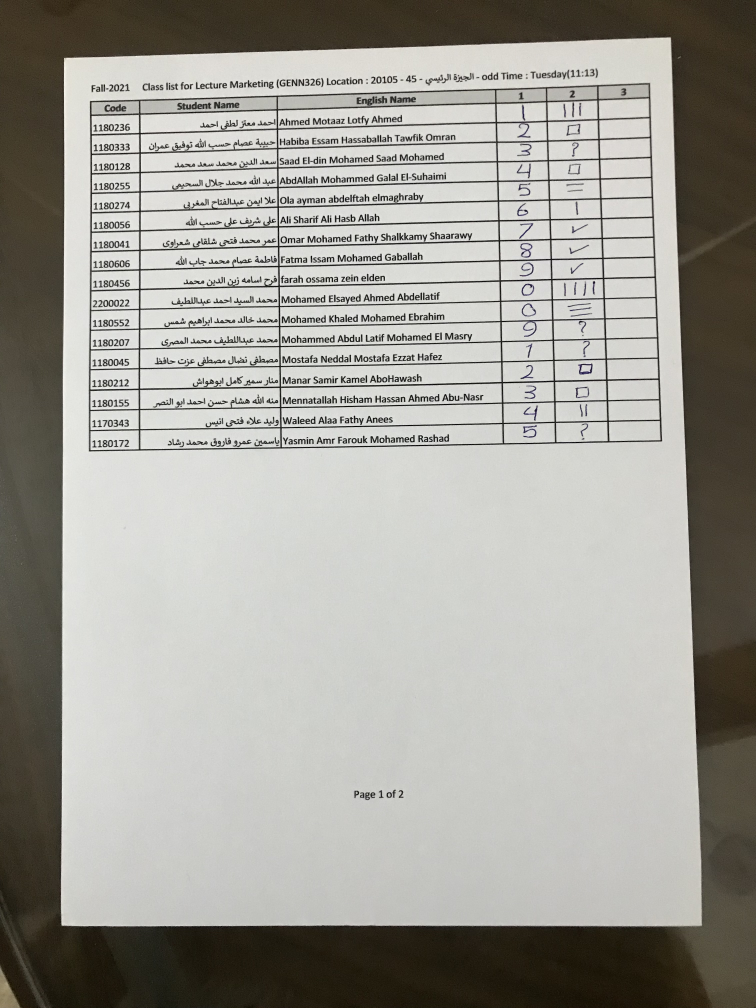
#> input picture 1.jpg, 3024 x 4030 px (shown at 1/4 size)
$ python -i functions.py   (imports and definitions only)
#> lines starting #> are read from the running program, lines starting #| are printed output that depends on the picture; after the words box and inside, x2 and y2 are one past the last pixel; in counts of white or black regions, pixels touching at a corner belong together
### commonfunctions.py

import cv2
import skimage.io as io
import matplotlib.pyplot as plt
import numpy as np
from skimage.exposure import histogram
from matplotlib.pyplot import bar
from skimage.color import rgb2gray,rgb2hsv

# Convolution:
from scipy.signal import convolve2d
from scipy.signal.windows import gaussian
from scipy import fftpack
import math

from skimage.util import random_noise
from skimage.filters import median
from skimage.feature import canny


# Edges
from skimage.filters import sobel_h, sobel, sobel_v,roberts, prewitt

# Show the figures / plots inside the notebook
# [25 lines left out: functions show_images, showHist, not called in this run]

def rectContour(contours):
    rectCon= []
    for i in contours:
        area= cv2.contourArea(i)
        # print("Area",area)


        if area>200:
            peri = cv2.arcLength(i, True)
            approx = cv2.approxPolyDP(i,0.04*peri, True)

            #print("Corner Points",len(approx))
            if len(approx) == 4:
                rectCon.append(i)
                rectCon = sorted(rectCon, key= cv2.contourArea,reverse=True)

    return rectCon

def getCornerPoints(cont):
    peri = cv2.arcLength(cont, True)

    approx = cv2.approxPolyDP(cont, 0.04 * peri, True)

    return approx

def reorder(myPoints):
    myPoints = myPoints.reshape((4,2))
    myPointsNew = np.zeros((4,1,2), np.int32)
    add = myPoints.sum(1)
    #print(myPoints)
    #print(add)
    myPointsNew[0]= myPoints[np.argmin(add)] # [0, 0]
    myPointsNew[3]= myPoints[np.argmax(add)] # [w, h]
    # myPointsNew[3][0] -= 2
    diff = np.diff(myPoints,axis=1)
    myPointsNew[1]= myPoints[np.argmin(diff)] # [w, 0]
    # myPointsNew[1][0] -= 2
    myPointsNew[2]= myPoints[np.argmax(diff)] # [0, h]
    #print(diff)


    return myPointsNew

# [23 lines left out: function getLowerBiggestContour, not called in this run]

### functions.py
from commonfunctions import *

# [6 lines left out: function get_edges_in_perspective, not called in this run]

def get_edges(image):
    gray = cv2.cvtColor(image, cv2.COLOR_RGB2GRAY)
    blurred = cv2.GaussianBlur(gray, (3, 3), 0.7)
    edges = cv2.Canny(blurred, 50, 120)
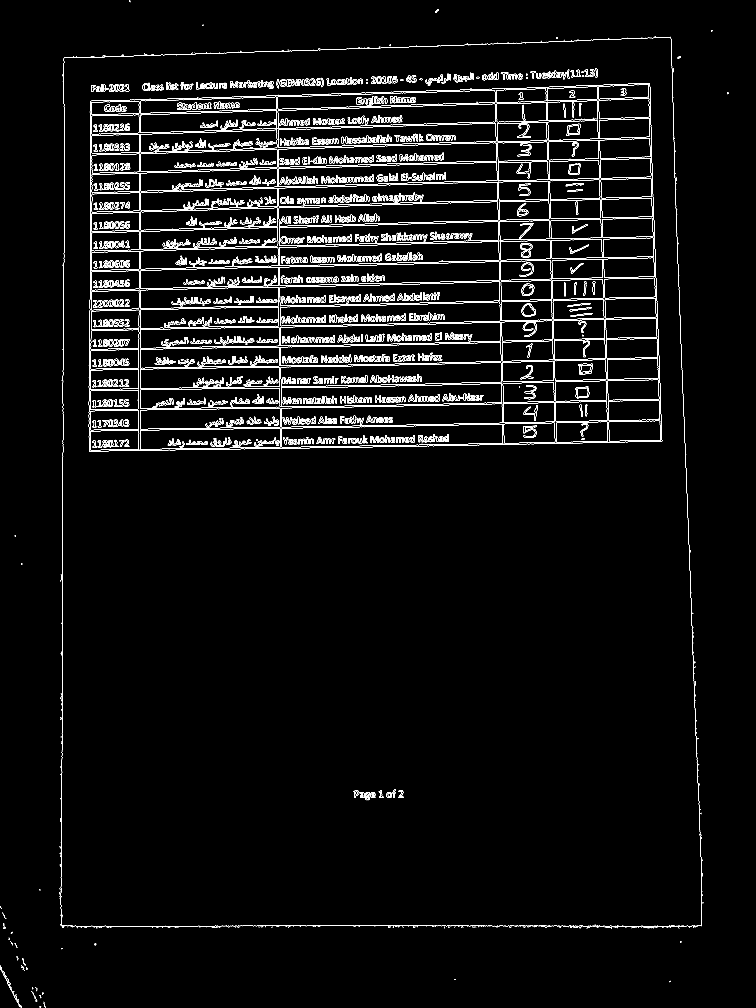
#> edges: shape (4030, 3024) (shown at 1/4 size); 2% white in thin lines or dots

    return edges

def getPerspective(img):
    imgContours = img.copy()
    imgCorners = img.copy()

    edges = get_edges(img)

    kernel = cv2.getStructuringElement(cv2.MORPH_RECT, (2, 2))

    dilated_edges = cv2.morphologyEx(edges, cv2.MORPH_CLOSE, kernel, iterations=4)
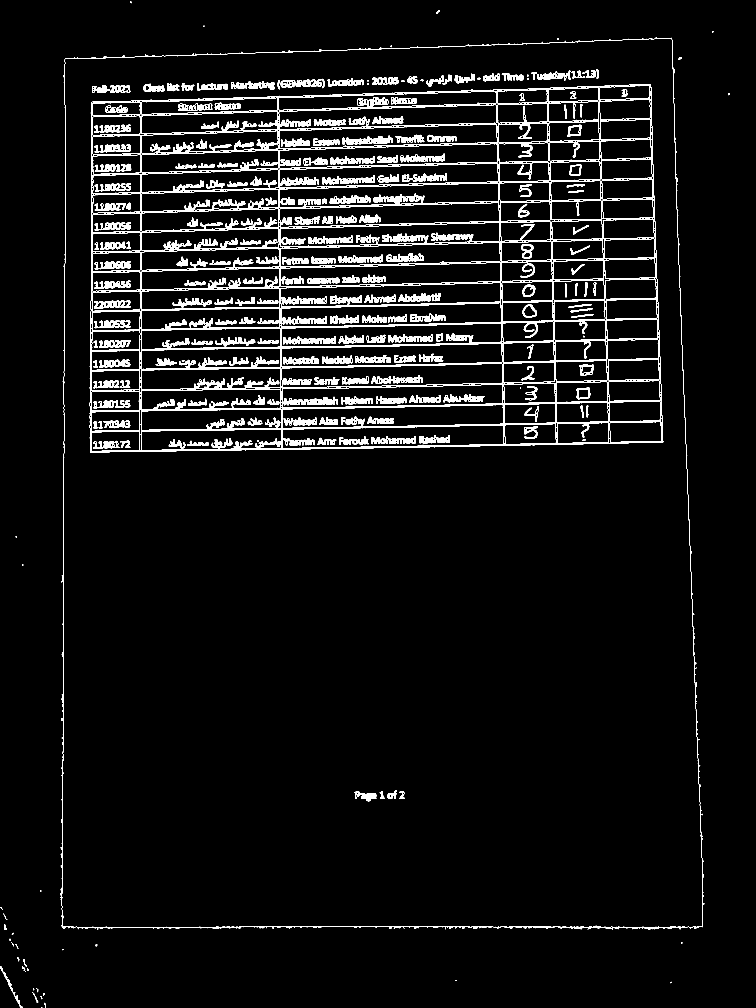
#> dilated_edges: shape (4030, 3024) (shown at 1/4 size); 5% white; 247 white regions (8 under 20 px)

    contours, _ = cv2.findContours(dilated_edges, cv2.RETR_TREE, cv2.CHAIN_APPROX_NONE)
#> contours = 2556 contours, 24 with area under 20; largest, box (x1, y1, x2, y2) and area: (242, 150, 2817, 3719) 8769553, (247, 153, 2812, 3711) 8761654, (358, 336, 2653, 1810) 3205986, (1127, 1453, 2010, 1551) 68714, (1128, 1537, 2012, 1632) 67066


    rectContours = rectContour(contours)
#> the loop in rectContour, `for i in contours:` made 2556 passes
#> (area, peri, approx) on passes 11, 34, 38, 56, 60, 63, 70, 83, 84: (754, 466.5, [[0, 3867], [89, 4029]]), (8769553, 13866.2, [[2686, 152], [260, 235], [252, 3714], [2809, 3708]]), (8761654, 12326.8, [[2685, 154], [2811, 3703], [252, 3706], [259, 237]]), (1842, 253.7, [[522, 364], [515, 340], [441, 344], [442, 370]]), (228.5, 60.38, [[501, 348], [511, 349], [510, 363], [495, 363]]), (3205986.5, 7518.3, [[2603, 337], [364, 408], [360, 1808], [2651, 1769]]), (208, 79.66, [[361, 1773], [366, 1774], [365, 1808], [360, 1807]]), (388, 139.7, [[560, 1736], [564, 1801]]), (14649.5, 545.7, [[559, 1726], [558, 1801], [366, 1803], [368, 1728]])
#> (area, peri) on passes 39, 44, 45, 48, 51, 68: (1742, 283), (240.5, 104), (310.5, 114.7), (646.5, 155.5), (1127, 250.9), (1163.5, 240.2)
#> after the loop in rectContour, `for i in contours:`: rectCon = 164 contours; largest, box (x1, y1, x2, y2) and area: (242, 150, 2817, 3719) 8769553, (247, 153, 2812, 3711) 8761654, (358, 336, 2653, 1810) 3205986, (565, 1152, 1119, 1239) 41230, (565, 1312, 1121, 1397) 40196
#> rectContours has the same summary as rectCon in rectContour

    cv2.drawContours(imgContours, rectContours, -1, (0, 255, 0), 2)
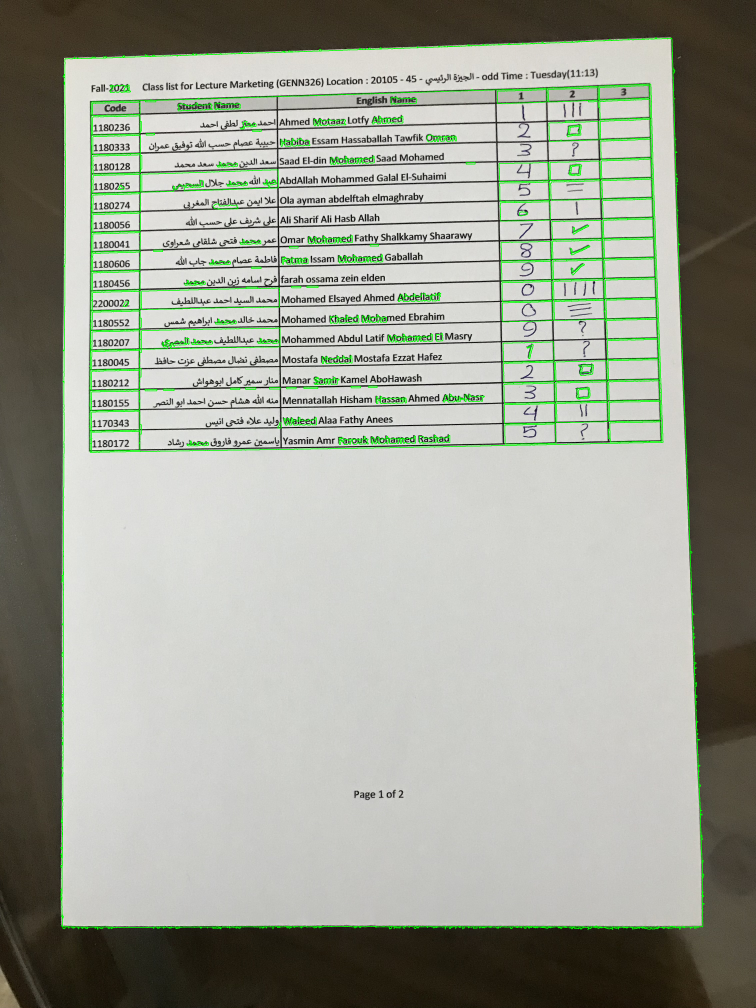
#> imgContours: shape (4030, 3024, 3) (shown at 1/4 size); mean R, G, B 158.4, 161.8, 150.1

    if (cv2.contourArea(rectContours[2]) > 600 * 600):
        thirdBiggestRect = getCornerPoints(rectContours[2])
#> in getCornerPoints, `peri = cv2.arcLength(cont, True)`: peri = 7518.3
#> in getCornerPoints, `approx = cv2.approxPolyDP(cont, 0.04 * peri, True)`: approx = [[2603, 337], [364, 408], [360, 1808], [2651, 1769]]
#> thirdBiggestRect has the same summary as approx in getCornerPoints
    else:
        thirdBiggestRect = getCornerPoints(rectContours[1])

    cv2.drawContours(imgCorners, thirdBiggestRect, -1, (0, 255, 0), 10)

    thirdBiggestRect = reorder(thirdBiggestRect)
#> in reorder, `myPoints = myPoints.reshape((4,2))`: myPoints has the same summary as approx in getCornerPoints
#> in reorder, `add = myPoints.sum(1)`: add = [2940, 772, 2168, 4420]
#> in reorder, `diff = np.diff(myPoints,axis=1)`: diff = [-2266, 44, 1448, -882]
#> thirdBiggestRect = [[364, 408], [2603, 337], [360, 1808], [2651, 1769]]

    pt1 = np.float32(thirdBiggestRect)
#> pt1 has the same summary as thirdBiggestRect
    pt2 = np.float32([[0, 0], [img.shape[1], 0], [0, img.shape[0]], [img.shape[1], img.shape[0]]])

    matrix = cv2.getPerspectiveTransform(pt1, pt2)
#> matrix = [[1.4, 0.00399, -510.3], [0.0944, 2.98, -1248.5], [1.11e-05, 1.64e-05, 1]]
    # Apply the perspective transformation to the image
    warped_img = cv2.warpPerspective(img, matrix, (img.shape[1], img.shape[0]))
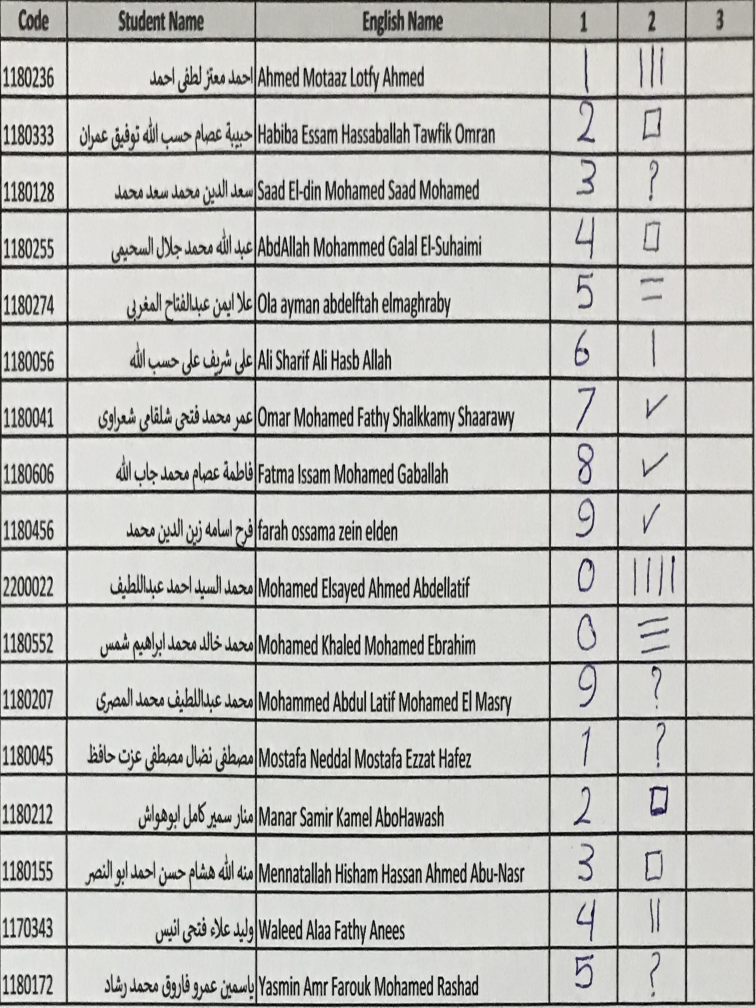
#> warped_img: shape (4030, 3024, 3) (shown at 1/4 size); mean R, G, B 189.5, 189.5, 185.7


    # [6 lines of commented-out code are left out]
    return warped_img

# [43 lines left out: function getQuestions, not called in this run]

>>> import cv2
>>> picture = cv2.cvtColor(cv2.imread('1.jpg'), cv2.COLOR_BGR2RGB)
>>> result = getPerspective(picture)

$ run again, on 13.jpg
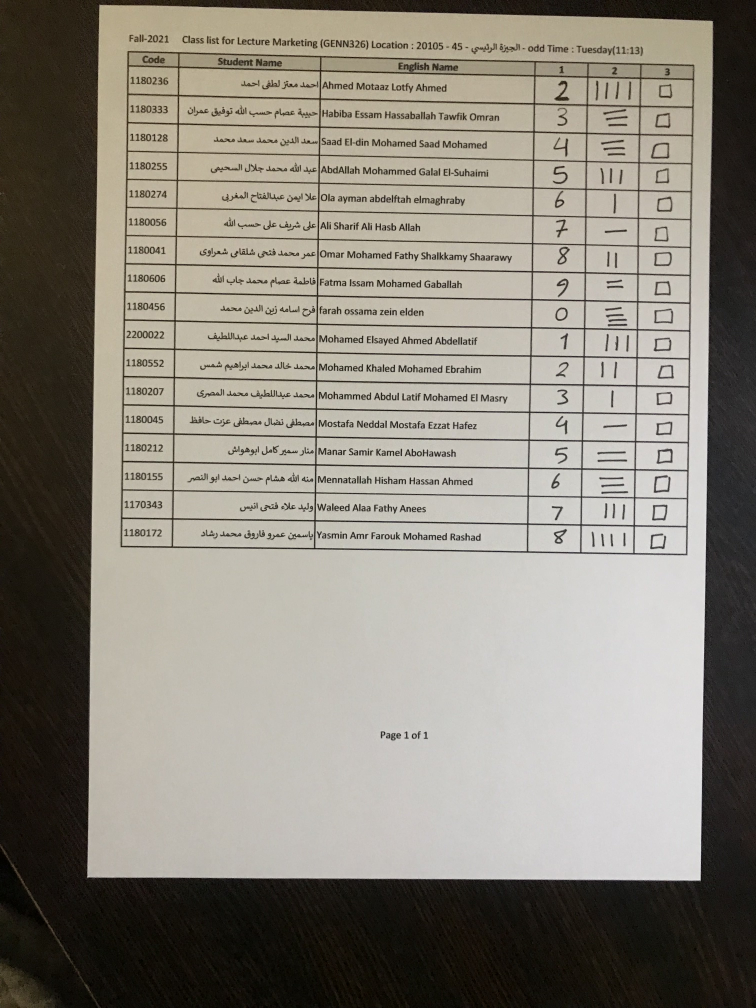
#> input picture 13.jpg, 3024 x 4032 px (shown at 1/4 size)
#> in get_edges, `edges = cv2.Canny(blurred, 50, 120)`:
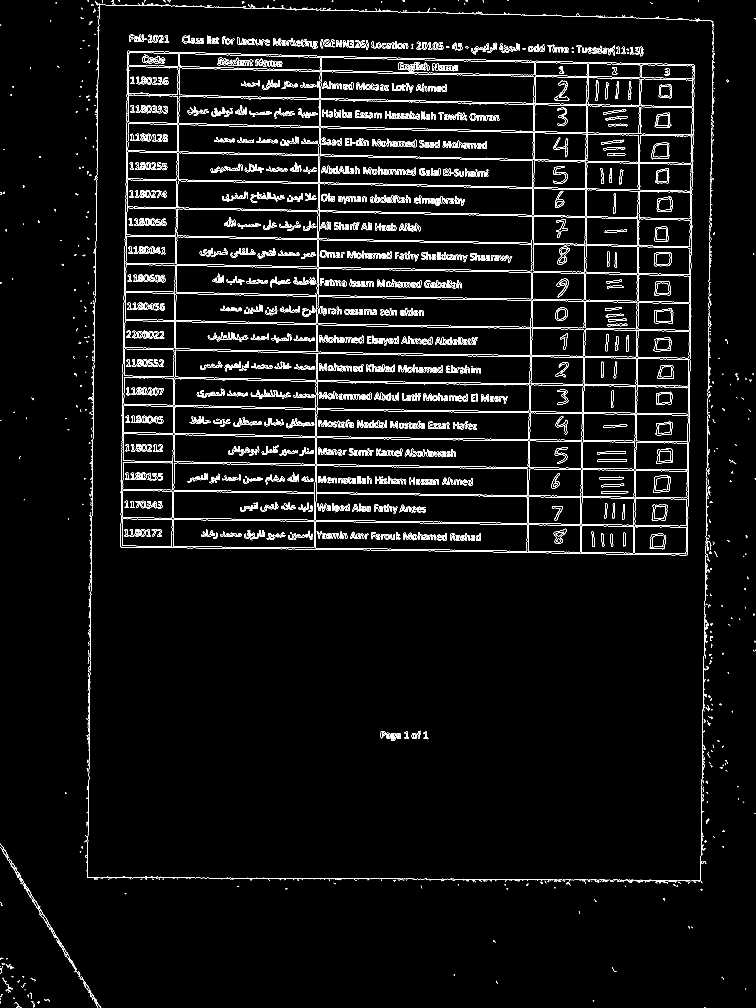
#> edges: shape (4032, 3024) (shown at 1/4 size); 2.3% white in thin lines or dots
#> dilated_edges: shape (4032, 3024); 5.6% white; 578 white regions (99 under 20 px)
#> contours = 3025 contours, 167 with area under 20; largest, box (x1, y1, x2, y2) and area: (486, 207, 2783, 2226) 4467882, (1274, 1303, 2128, 1426) 91935, (1273, 1417, 2126, 1539) 91496, (1284, 515, 2138, 643) 91380, (1276, 1077, 2131, 1201) 91210
#> the loop in rectContour, `for i in contours:` made 3025 passes
#> (area, peri, approx) on passes 58, 69, 72, 108, 252, 316: (5610.5, 1930.5, [[0, 3379], [406, 4031]]), (364, 115.7, [[164, 3647], [188, 3676], [190, 3688], [168, 3669]]), (253, 94.28, [[115, 3565], [125, 3572], [134, 3597], [119, 3582]]), (622, 139.3, [[1687, 2929], [1653, 2939], [1652, 2955], [1680, 2958]]), (4467881.5, 8775.2, [[514, 208], [487, 2192], [2753, 2223], [2778, 261]]), (21853, 634.7, [[2543, 2115], [2747, 2113], [2746, 2218], [2544, 2216]])
#> after the loop in rectContour, `for i in contours:`: rectCon = 226 contours; largest, box (x1, y1, x2, y2) and area: (486, 207, 2783, 2226) 4467882, (1274, 1303, 2128, 1426) 91935, (1273, 1417, 2126, 1539) 91496, (1284, 515, 2138, 643) 91380, (1276, 1077, 2131, 1201) 91210
#> rectContours has the same summary as rectCon in rectContour
#> in getCornerPoints, `peri = cv2.arcLength(cont, True)`: peri = 1940.7
#> in getCornerPoints, `approx = cv2.approxPolyDP(cont, 0.04 * peri, True)`: approx = [[1275, 1305], [2125, 1317], [2125, 1420], [1275, 1411]]
#> in getPerspective, `thirdBiggestRect = getCornerPoints(rectContours[1])`: thirdBiggestRect has the same summary as approx in getCornerPoints
#> myPoints has the same summary as approx in getCornerPoints
#> add = [2580, 3442, 3545, 2686]
#> diff = [30, -808, -705, 136]
#> in getPerspective, `thirdBiggestRect = reorder(thirdBiggestRect)`: thirdBiggestRect = [[1275, 1305], [2125, 1317], [1275, 1411], [2125, 1420]]
#> pt1 has the same summary as thirdBiggestRect
#> matrix = [[3.32, -1.9e-16, -4228.1], [-0.515, 36.49, -46960.9], [-3.19e-05, -1.82e-19, 1]]
#> in getPerspective, `warped_img = cv2.warpPerspective(img, matrix, (img.shape[1], img.shape..`:
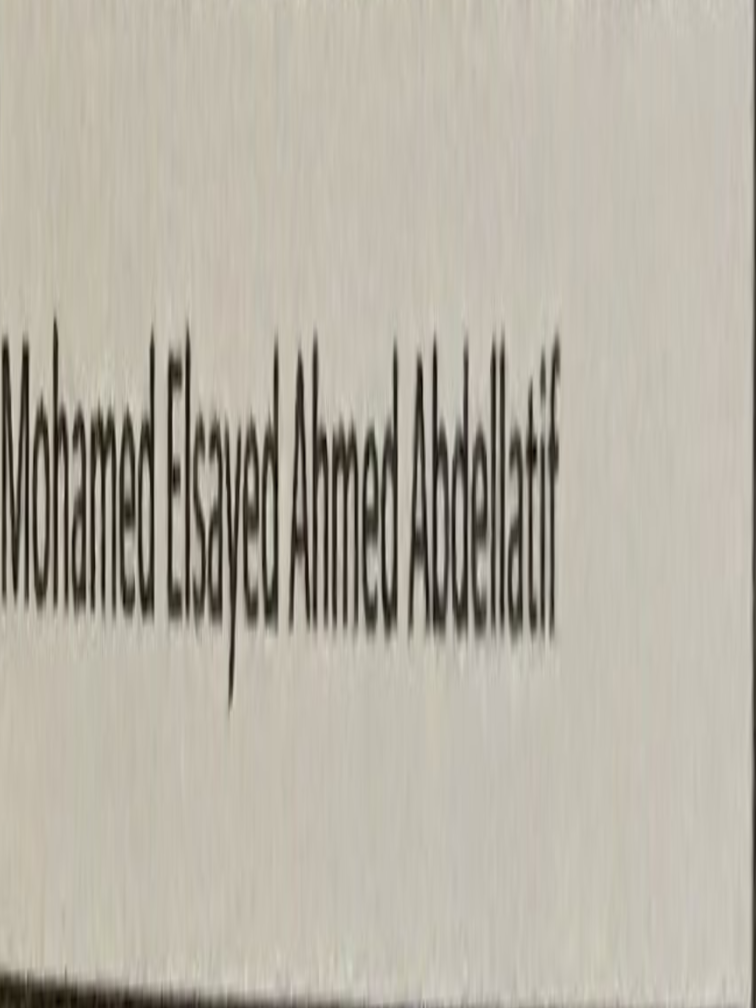
#> warped_img: shape (4032, 3024, 3) (shown at 1/4 size); mean R, G, B 182.2, 177, 164.6
